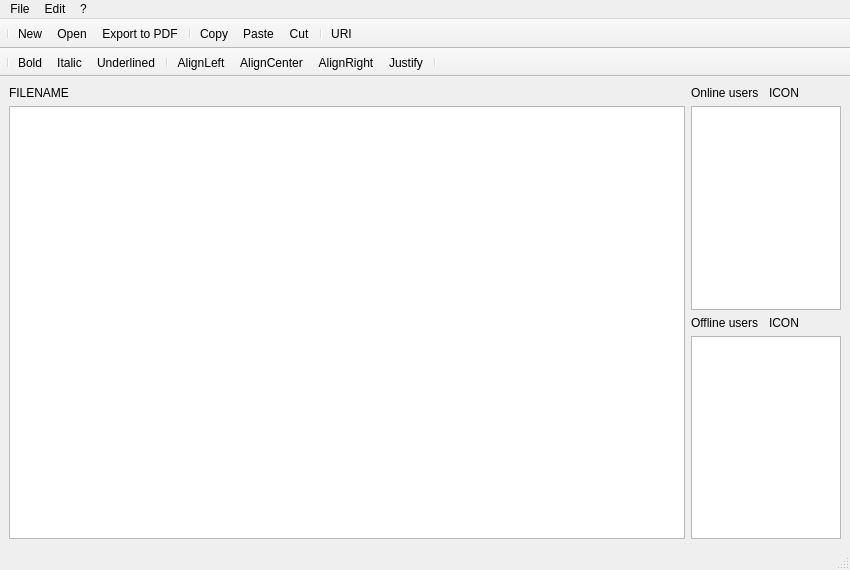
<?xml version="1.0" encoding="UTF-8"?>
<ui version="4.0">
 <class>Editor</class>
 <widget class="QMainWindow" name="Editor">
  <property name="geometry">
   <rect>
    <x>0</x>
    <y>0</y>
    <width>850</width>
    <height>570</height>
   </rect>
  </property>
  <property name="minimumSize">
   <size>
    <width>560</width>
    <height>400</height>
   </size>
  </property>
  <property name="windowTitle">
   <string>MainWindow</string>
  </property>
  <widget class="QWidget" name="centralwidget">
   <layout class="QHBoxLayout" name="horizontalLayout">
    <item>
     <layout class="QHBoxLayout" name="horizontalLayout_2">
      <item>
       <layout class="QVBoxLayout" name="verticalLayout_4">
        <item>
         <layout class="QHBoxLayout" name="horizontalLayout_5">
          <item>
           <widget class="QLabel" name="currentFile">
            <property name="sizePolicy">
             <sizepolicy hsizetype="Expanding" vsizetype="Preferred">
              <horstretch>0</horstretch>
              <verstretch>0</verstretch>
             </sizepolicy>
            </property>
            <property name="maximumSize">
             <size>
              <width>16777215</width>
              <height>16777215</height>
             </size>
            </property>
            <property name="text">
             <string>FILENAME</string>
            </property>
           </widget>
          </item>
         </layout>
        </item>
        <item>
         <widget class="QTextEdit" name="textEdit">
          <property name="minimumSize">
           <size>
            <width>0</width>
            <height>0</height>
           </size>
          </property>
          <property name="styleSheet">
           <string notr="true"/>
          </property>
         </widget>
        </item>
       </layout>
      </item>
      <item>
       <layout class="QVBoxLayout" name="verticalLayout">
        <property name="sizeConstraint">
         <enum>QLayout::SetNoConstraint</enum>
        </property>
        <item>
         <layout class="QHBoxLayout" name="horizontalLayout_3">
          <item>
           <widget class="QLabel" name="label_4">
            <property name="maximumSize">
             <size>
              <width>80</width>
              <height>16777215</height>
             </size>
            </property>
            <property name="text">
             <string>Online users</string>
            </property>
           </widget>
          </item>
          <item>
           <widget class="QLabel" name="label">
            <property name="sizePolicy">
             <sizepolicy hsizetype="Preferred" vsizetype="Preferred">
              <horstretch>0</horstretch>
              <verstretch>0</verstretch>
             </sizepolicy>
            </property>
            <property name="maximumSize">
             <size>
              <width>16777215</width>
              <height>16777215</height>
             </size>
            </property>
            <property name="text">
             <string>ICON</string>
            </property>
           </widget>
          </item>
         </layout>
        </item>
        <item>
         <widget class="QListWidget" name="onlineList">
          <property name="maximumSize">
           <size>
            <width>150</width>
            <height>16777215</height>
           </size>
          </property>
         </widget>
        </item>
        <item>
         <layout class="QHBoxLayout" name="horizontalLayout_4">
          <item>
           <widget class="QLabel" name="label_5">
            <property name="maximumSize">
             <size>
              <width>80</width>
              <height>16777215</height>
             </size>
            </property>
            <property name="text">
             <string>Offline users</string>
            </property>
           </widget>
          </item>
          <item>
           <widget class="QLabel" name="label_2">
            <property name="sizePolicy">
             <sizepolicy hsizetype="Preferred" vsizetype="Preferred">
              <horstretch>0</horstretch>
              <verstretch>0</verstretch>
             </sizepolicy>
            </property>
            <property name="maximumSize">
             <size>
              <width>16777215</width>
              <height>16777215</height>
             </size>
            </property>
            <property name="text">
             <string>ICON</string>
            </property>
           </widget>
          </item>
         </layout>
        </item>
        <item>
         <widget class="QListWidget" name="offlineList">
          <property name="maximumSize">
           <size>
            <width>150</width>
            <height>16777215</height>
           </size>
          </property>
         </widget>
        </item>
       </layout>
      </item>
     </layout>
    </item>
   </layout>
  </widget>
  <widget class="QMenuBar" name="menubar">
   <property name="geometry">
    <rect>
     <x>0</x>
     <y>0</y>
     <width>850</width>
     <height>22</height>
    </rect>
   </property>
   <widget class="QMenu" name="menuFile">
    <property name="title">
     <string>File</string>
    </property>
    <addaction name="actionNew"/>
    <addaction name="actionOpen"/>
    <addaction name="actionSave_as"/>
    <addaction name="actionQuit"/>
   </widget>
   <widget class="QMenu" name="menuEdit">
    <property name="title">
     <string>Edit</string>
    </property>
    <addaction name="actionCopy"/>
    <addaction name="actionPaste"/>
    <addaction name="actionCut"/>
   </widget>
   <widget class="QMenu" name="menu">
    <property name="title">
     <string>?</string>
    </property>
    <addaction name="actioncreators"/>
   </widget>
   <addaction name="menuFile"/>
   <addaction name="menuEdit"/>
   <addaction name="menu"/>
  </widget>
  <widget class="QStatusBar" name="statusbar"/>
  <widget class="QToolBar" name="toolBar_2">
   <property name="cursor">
    <cursorShape>ArrowCursor</cursorShape>
   </property>
   <property name="windowTitle">
    <string>toolBar_2</string>
   </property>
   <property name="styleSheet">
    <string notr="true"/>
   </property>
   <property name="movable">
    <bool>false</bool>
   </property>
   <property name="toolButtonStyle">
    <enum>Qt::ToolButtonIconOnly</enum>
   </property>
   <property name="floatable">
    <bool>true</bool>
   </property>
   <attribute name="toolBarArea">
    <enum>TopToolBarArea</enum>
   </attribute>
   <attribute name="toolBarBreak">
    <bool>false</bool>
   </attribute>
   <addaction name="separator"/>
   <addaction name="actionNew"/>
   <addaction name="actionOpen"/>
   <addaction name="actionSave_as"/>
   <addaction name="separator"/>
   <addaction name="actionCopy"/>
   <addaction name="actionPaste"/>
   <addaction name="actionCut"/>
   <addaction name="separator"/>
   <addaction name="actionURI"/>
  </widget>
  <widget class="QToolBar" name="textRichToolBar">
   <property name="enabled">
    <bool>true</bool>
   </property>
   <property name="font">
    <font>
     <weight>50</weight>
     <bold>false</bold>
    </font>
   </property>
   <property name="windowTitle">
    <string>toolBar</string>
   </property>
   <property name="movable">
    <bool>false</bool>
   </property>
   <property name="iconSize">
    <size>
     <width>10</width>
     <height>10</height>
    </size>
   </property>
   <attribute name="toolBarArea">
    <enum>TopToolBarArea</enum>
   </attribute>
   <attribute name="toolBarBreak">
    <bool>true</bool>
   </attribute>
   <addaction name="separator"/>
   <addaction name="actionBold"/>
   <addaction name="actionItalic"/>
   <addaction name="actionUnderlined"/>
   <addaction name="separator"/>
   <addaction name="actionAlignLeft"/>
   <addaction name="actionAlignCenter"/>
   <addaction name="actionAlignRight"/>
   <addaction name="actionJustify"/>
   <addaction name="separator"/>
  </widget>
  <action name="actionNew">
   <property name="checkable">
    <bool>false</bool>
   </property>
   <property name="icon">
    <iconset resource="Resources.qrc">
     <normaloff>:/images/images/filenew.png</normaloff>:/images/images/filenew.png</iconset>
   </property>
   <property name="text">
    <string>New</string>
   </property>
   <property name="shortcut">
    <string>Ctrl+N</string>
   </property>
  </action>
  <action name="actionOpen">
   <property name="icon">
    <iconset resource="Resources.qrc">
     <normaloff>:/images/images/fileopen.png</normaloff>:/images/images/fileopen.png</iconset>
   </property>
   <property name="text">
    <string>Open</string>
   </property>
   <property name="shortcut">
    <string>Ctrl+O</string>
   </property>
  </action>
  <action name="actionSave_as">
   <property name="icon">
    <iconset resource="Resources.qrc">
     <normaloff>:/images/images/exportpdf.png</normaloff>:/images/images/exportpdf.png</iconset>
   </property>
   <property name="text">
    <string>Export to PDF</string>
   </property>
   <property name="toolTip">
    <string>Export to PDF</string>
   </property>
   <property name="shortcut">
    <string>Ctrl+S</string>
   </property>
  </action>
  <action name="actionCopy">
   <property name="icon">
    <iconset resource="Resources.qrc">
     <normaloff>:/images/images/editcopy.png</normaloff>:/images/images/editcopy.png</iconset>
   </property>
   <property name="text">
    <string>Copy</string>
   </property>
   <property name="shortcut">
    <string>Ctrl+C</string>
   </property>
  </action>
  <action name="actionPaste">
   <property name="icon">
    <iconset resource="Resources.qrc">
     <normaloff>:/images/images/editpaste.png</normaloff>:/images/images/editpaste.png</iconset>
   </property>
   <property name="text">
    <string>Paste</string>
   </property>
   <property name="shortcut">
    <string>Ctrl+V</string>
   </property>
  </action>
  <action name="actionCut">
   <property name="icon">
    <iconset resource="Resources.qrc">
     <normaloff>:/images/images/editcut.png</normaloff>:/images/images/editcut.png</iconset>
   </property>
   <property name="text">
    <string>Cut</string>
   </property>
   <property name="shortcut">
    <string>Ctrl+X</string>
   </property>
  </action>
  <action name="actionQuit">
   <property name="text">
    <string>Quit</string>
   </property>
  </action>
  <action name="actionBold">
   <property name="checkable">
    <bool>true</bool>
   </property>
   <property name="checked">
    <bool>false</bool>
   </property>
   <property name="enabled">
    <bool>true</bool>
   </property>
   <property name="icon">
    <iconset resource="Resources.qrc">
     <normaloff>:/images/images/bold.png</normaloff>:/images/images/bold.png</iconset>
   </property>
   <property name="text">
    <string>Bold</string>
   </property>
   <property name="toolTip">
    <string>bold</string>
   </property>
   <property name="shortcut">
    <string>Ctrl+B</string>
   </property>
  </action>
  <action name="actionItalic">
   <property name="checkable">
    <bool>true</bool>
   </property>
   <property name="icon">
    <iconset resource="Resources.qrc">
     <normaloff>:/images/images/italic.png</normaloff>:/images/images/italic.png</iconset>
   </property>
   <property name="text">
    <string>Italic</string>
   </property>
   <property name="shortcut">
    <string>Ctrl+I</string>
   </property>
  </action>
  <action name="actionUnderlined">
   <property name="checkable">
    <bool>true</bool>
   </property>
   <property name="icon">
    <iconset resource="Resources.qrc">
     <normaloff>:/images/images/underlined.png</normaloff>:/images/images/underlined.png</iconset>
   </property>
   <property name="text">
    <string>Underlined</string>
   </property>
   <property name="shortcut">
    <string>Ctrl+U</string>
   </property>
  </action>
  <action name="actionAlignLeft">
   <property name="checkable">
    <bool>true</bool>
   </property>
   <property name="icon">
    <iconset resource="Resources.qrc">
     <normaloff>:/images/images/leftAll.png</normaloff>:/images/images/leftAll.png</iconset>
   </property>
   <property name="text">
    <string>AlignLeft</string>
   </property>
   <property name="toolTip">
    <string>AlignLeft</string>
   </property>
  </action>
  <action name="actionAlignCenter">
   <property name="checkable">
    <bool>true</bool>
   </property>
   <property name="icon">
    <iconset resource="Resources.qrc">
     <normaloff>:/images/images/align-center-2.png</normaloff>:/images/images/align-center-2.png</iconset>
   </property>
   <property name="text">
    <string>AlignCenter</string>
   </property>
  </action>
  <action name="actionAlignRight">
   <property name="checkable">
    <bool>true</bool>
   </property>
   <property name="icon">
    <iconset resource="Resources.qrc">
     <normaloff>:/images/images/align-right-1.png</normaloff>:/images/images/align-right-1.png</iconset>
   </property>
   <property name="text">
    <string>AlignRight</string>
   </property>
  </action>
  <action name="actionJustify">
   <property name="checkable">
    <bool>true</bool>
   </property>
   <property name="icon">
    <iconset resource="Resources.qrc">
     <normaloff>:/images/images/Editing-Align-Justify-icon.png</normaloff>:/images/images/Editing-Align-Justify-icon.png</iconset>
   </property>
   <property name="text">
    <string>Justify</string>
   </property>
  </action>
  <action name="actionURI">
   <property name="icon">
    <iconset resource="Resources.qrc">
     <normaloff>:/images/images/uri.png</normaloff>:/images/images/uri.png</iconset>
   </property>
   <property name="text">
    <string>URI</string>
   </property>
  </action>
  <action name="actioncreators">
   <property name="icon">
    <iconset resource="Resources.qrc">
     <normaloff>:/images/images/logo_small.png</normaloff>:/images/images/logo_small.png</iconset>
   </property>
   <property name="text">
    <string>Creators</string>
   </property>
  </action>
 </widget>
 <resources>
  <include location="Resources.qrc"/>
 </resources>
 <connections/>
</ui>
